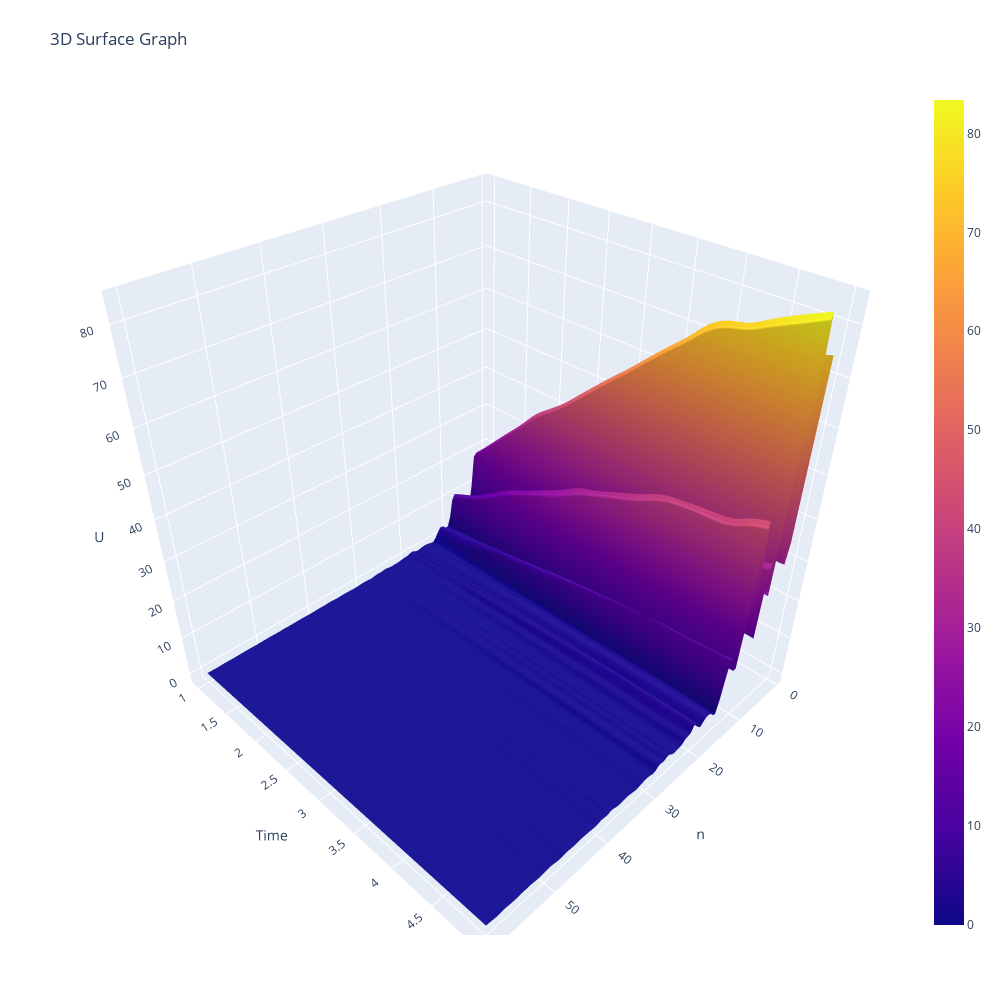

Source (notebook cell):
### Code cell
import plotly.graph_objects as go
import plotly.express as px
import pandas as pd
import plotly.io as pio
import numpy as np

r, p = 0.01, 0.0001
ns = 5

df = pd.read_csv('CNN_time_threshold_analysis_results.csv')
# Filter the DataFrame to only include rows where `threshold` is equal to 0.5
df = df[df['Threshold'] == 0.5]
# df = df[df['Time'] < 20]

# Replicate the DataFrame 10 times
df = pd.concat([df] * ns, ignore_index=True).sort_values(by='Time')

# Add a new column `n` with values ranging from 1 to 10
df['n'] = np.tile(np.arange(1, ns+1), len(df) // ns)

# Calculate `U` using the formula `U = (TN + FN) * n * 0.01 - FN * 0.005 * e^n`
df['U'] = (df['TN'] + df['FN']) * df['n'] * r - df['FN'] * p * np.exp(df['n'])

# Print the first 5 rows of the dataframe
# print(df.head().to_markdown(index=False, numalign="left", stralign="left"))

x_range = np.linspace(df["Time"].min(), df["Time"].max(), 100)
y_range = np.linspace(df["n"].min(), df["n"].max(), 100)
x_mesh, y_mesh = np.meshgrid(x_range, y_range)


z_mesh = griddata((df["Time"], df["n"]), df["U"], (x_mesh, y_mesh), method='cubic')
fig = go.Figure(data=[go.Surface(x=x_mesh, y=y_mesh, z=z_mesh)])

#fig = go.Figure(data=[go.Surface(x=df["Time"], y=df["n"], z=df["U"])])
fig.update_layout(title=dict(text='3D Surface Graph'), autosize=True,
                  width=1000, height=1000,
                  margin=dict(l=65, r=50, b=65, t=90))
fig.update_scenes(xaxis_title_text="n",
                  yaxis_title_text="Time",
                  zaxis_title_text="U")
fig.show()

### Figure 1 — Plotly figure (JSON) as saved in the notebook; plotly's stock layout.template omitted (floating-point values rounded to 4 significant figures; data arrays with more than 128 entries replaced by an {"elided": "..."} marker saying what was removed)
{"data": [{"type": "surface", "x": {"elided": "100x100 float values"}, "y": {"elided": "100x100 float values"}, "z": {"elided": "100x100 float values"}}], "layout": {"autosize": true, "height": 1000, "margin": {"b": 65, "l": 65, "r": 50, "t": 90}, "scene": {"xaxis": {"title": {"text": "n"}}, "yaxis": {"title": {"text": "Time"}}, "zaxis": {"title": {"text": "U"}}}, "title": {"text": "3D Surface Graph"}, "width": 1000}}
